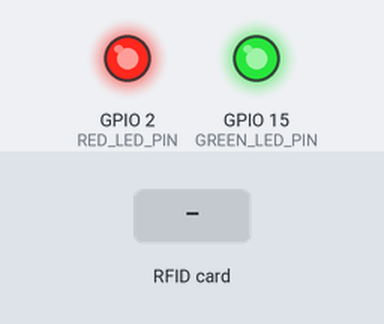
A sketch run on a simulated ESP32. On the bench: output pins drawn as LEDs (lit = HIGH). The test bench sets the inputs (shaded band). The local clock reads 2024-03-15 10:24:30 at power-on unless the sketch sets it; EEPROM starts erased; what the sketch prints to the serial monitor is not drawn.

Above: at 4.2 s.
4.3 s: RFID card 5E 7A 19 C4 held to the reader
At 5.0 s:
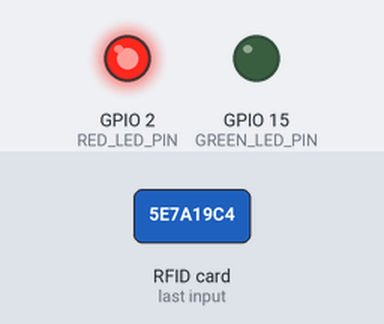
6.8 s: RFID card 5E 7A 19 C4 held to the reader
At 7.3 s:
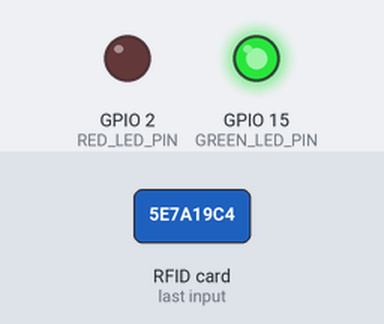
Timing chart, 0 to 9.8 s (numbered marks = the images above; inputs shaded):
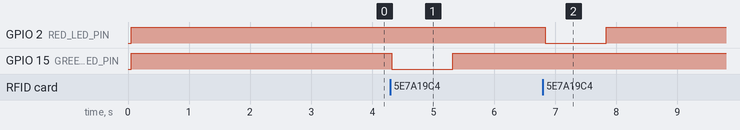

Measured:
- after the input at 4.3 s, GPIO 15 (GREEN_LED_PIN): HIGH → LOW at once, → HIGH 1.0 s later
- after the input at 6.8 s, GPIO 2 (RED_LED_PIN): HIGH → LOW at once, → HIGH 1.0 s later

The sketch:

ueue_Patient_Complete_with_communication_copy_20250429171604.ino
```cpp
#include <SPI.h>
#include <MFRC522.h>
#include <esp_wifi.h>
#include <Preferences.h>
#include <RTClib.h>
#include <esp_now.h>
#include <WiFi.h>
#include <vector>
#include <algorithm>


#define RST_PIN  5
#define SS_PIN   4
#define GREEN_LED_PIN 15
#define RED_LED_PIN   2

MFRC522 mfrc522(SS_PIN, RST_PIN);
Preferences prefs;
RTC_DS3231 rtc;

struct QueueEntry {
  String uid;
  String timestamp;
  int number;
};

std::vector<QueueEntry> patientQueue;
int patientCounter = 1;

uint8_t doctorMAC[] = {0x78, 0x42, 0x1C, 0x6C, 0xA8, 0x3C};
//30:C6:F7:44:1D:24
struct QueueItem {
  char uid[20];
  char timestamp[25];
  int number;
  bool removeFromQueue;
};

void onDataRecv(const uint8_t *mac, const uint8_t *incomingData, int len) {
  QueueItem item;
  memcpy(&item, incomingData, sizeof(item));
  String uid = String(item.uid);

  if (item.removeFromQueue) {
    patientQueue.erase(
      std::remove_if(patientQueue.begin(), patientQueue.end(), [uid](const QueueEntry& entry) {
        return entry.uid == uid;
      }),
      patientQueue.end()
    );
    Serial.print("\n✅ Removed from Queue: ");
    Serial.println(uid);
  }
  printQueue();
}

void setup() {
  Serial.begin(115200);
  SPI.begin();
  WiFi.mode(WIFI_STA);
  esp_wifi_set_promiscuous(true);
  esp_wifi_set_channel(1, WIFI_SECOND_CHAN_NONE);
  esp_wifi_set_promiscuous(false);

  // Trying to remove all saved RFID Card {
    //prefs.begin("rfid-patients", false);
    // prefs.clear();  // ⚠️ This will erase all keys in the "rfid-patients" namespace
     //prefs.end();
   //Serial.println("All registered cards cleared.");

     ///}
  Serial.print("WiFi MAC Address: ");
  Serial.println(WiFi.macAddress());

  Serial.print("WiFi MAC Address: ");
  Serial.println(WiFi.macAddress());
  mfrc522.PCD_Init();
  Wire.begin();

  if (!rtc.begin()) {
    Serial.println("Couldn't find RTC!");
    while (1);
  }
  if (rtc.lostPower()) {
    Serial.println("RTC lost power, setting time to compile time...");
    rtc.adjust(DateTime(F(__DATE__), F(__TIME__)));
  }

  pinMode(GREEN_LED_PIN, OUTPUT);
  pinMode(RED_LED_PIN, OUTPUT);
  digitalWrite(GREEN_LED_PIN, HIGH);
  digitalWrite(RED_LED_PIN, HIGH);


  if (esp_now_init() != ESP_OK) {
    Serial.println("❌ Error initializing ESP-NOW");
    return;
  }

  esp_now_peer_info_t peerInfo = {};
  memcpy(peerInfo.peer_addr, doctorMAC, 6);
  peerInfo.channel = 1;
  peerInfo.encrypt = false;

  if (!esp_now_is_peer_exist(doctorMAC)) {
    if (esp_now_add_peer(&peerInfo) != ESP_OK) {
      Serial.println("❌ Failed to add peer");
      return;
    }
  }

  esp_now_register_send_cb(onDataSent);
 Serial.println("✅ Sending test message in 3 seconds...");
  delay(3000);

  const char *msg = "Hello Doctor!";
  esp_now_send(doctorMAC, (uint8_t *)msg, strlen(msg));


  esp_now_register_recv_cb(onDataRecv);

  prefs.begin("rfid-patients", false);
  patientCounter = prefs.getInt("counter", 1);
  int savedCount = prefs.getInt("count", 0);
  for (int i = 0; i < savedCount; i++) {
    String key = "UID_" + String(i);
    String uid = prefs.getString((key + "_uid").c_str(), "");
    int number = prefs.getInt((key + "_num").c_str(), 0);
    String timestamp = prefs.getString((key + "_time").c_str(), "");
    if (uid != "") {
      patientQueue.push_back({ uid, timestamp, number });
    }
  }

  std::sort(patientQueue.begin(), patientQueue.end(), [](const QueueEntry& a, const QueueEntry& b) {
    return a.timestamp < b.timestamp;
  });

  Serial.println("RFID Arrival Point Initialized. Waiting for card...");
  printQueue();
}


void loop() {
  if (!mfrc522.PICC_IsNewCardPresent() || !mfrc522.PICC_ReadCardSerial()) {
    return;
  }

  String uid = getUIDString(mfrc522.uid.uidByte, mfrc522.uid.size);
  Serial.print("Card UID detected: ");
  Serial.println(uid);

  bool alreadyInQueue = std::any_of(patientQueue.begin(), patientQueue.end(), [uid](const QueueEntry& entry) {
    return entry.uid == uid;
  });

  if (alreadyInQueue) {
    Serial.println("Already in queue. Wait for your turn.");
    blinkLED(RED_LED_PIN);
  } else {
    int pid = patientCounter++;
    DateTime now = rtc.now();
    String timeStr = formatDateTime(now);

    QueueEntry newEntry = { uid, timeStr, pid };
    patientQueue.push_back(newEntry);

    std::sort(patientQueue.begin(), patientQueue.end(), [](const QueueEntry& a, const QueueEntry& b) {
      return a.timestamp < b.timestamp;
    });

    int count = prefs.getInt("count", 0);
    String key = "UID_" + String(count);
    prefs.putString((key + "_uid").c_str(), uid);
    prefs.putInt((key + "_num").c_str(), pid);
    prefs.putString((key + "_time").c_str(), timeStr);
    prefs.putInt("count", count + 1);
    prefs.putInt("counter", patientCounter);

    QueueItem item;
    strncpy(item.uid, uid.c_str(), sizeof(item.uid));
    strncpy(item.timestamp, timeStr.c_str(), sizeof(item.timestamp));
    item.number = pid;
    item.removeFromQueue = false;
    esp_now_send(doctorMAC, (uint8_t *)&item, sizeof(item));

    Serial.print("Patient Registered. Assigned Number: ");
    Serial.print(pid);
    Serial.print(" | Time: ");
    Serial.println(timeStr);

    blinkLED(GREEN_LED_PIN);
    printQueue();
  }

  mfrc522.PICC_HaltA();
  mfrc522.PCD_StopCrypto1();
  delay(1500);
}


String getUIDString(byte *buffer, byte bufferSize) {
  String uidString = "";
  for (byte i = 0; i < bufferSize; i++) {
    if (buffer[i] < 0x10) uidString += "0";
    uidString += String(buffer[i], HEX);
  }
  uidString.toUpperCase();
  return uidString;
}

String formatDateTime(const DateTime &dt) {
  char buffer[20];
  sprintf(buffer, "%04d-%02d-%02d %02d:%02d:%02d", dt.year(), dt.month(), dt.day(), dt.hour(), dt.minute(), dt.second());
  return String(buffer);
}

void printQueue() {
  Serial.println("\n📋 Current Patient Queue (Sorted by Time):");
  for (const auto &entry : patientQueue) {
    Serial.print("Patient No: ");
    Serial.print(entry.number);
    Serial.print(" | UID: ");
    Serial.print(entry.uid);
    Serial.print(" | Time: ");
    Serial.println(entry.timestamp);
  }
  Serial.println("-------------------------\n");
}

void blinkLED(int pin) {
  digitalWrite(pin, LOW);
  delay(1000);
  digitalWrite(pin, HIGH);
}

void onDataSent(const uint8_t *mac_addr, esp_now_send_status_t status) {
  Serial.print("📤 Send Status: ");
  Serial.println(status == ESP_NOW_SEND_SUCCESS ? "Delivered 🟢" : "Failed 🔴");


}
```
